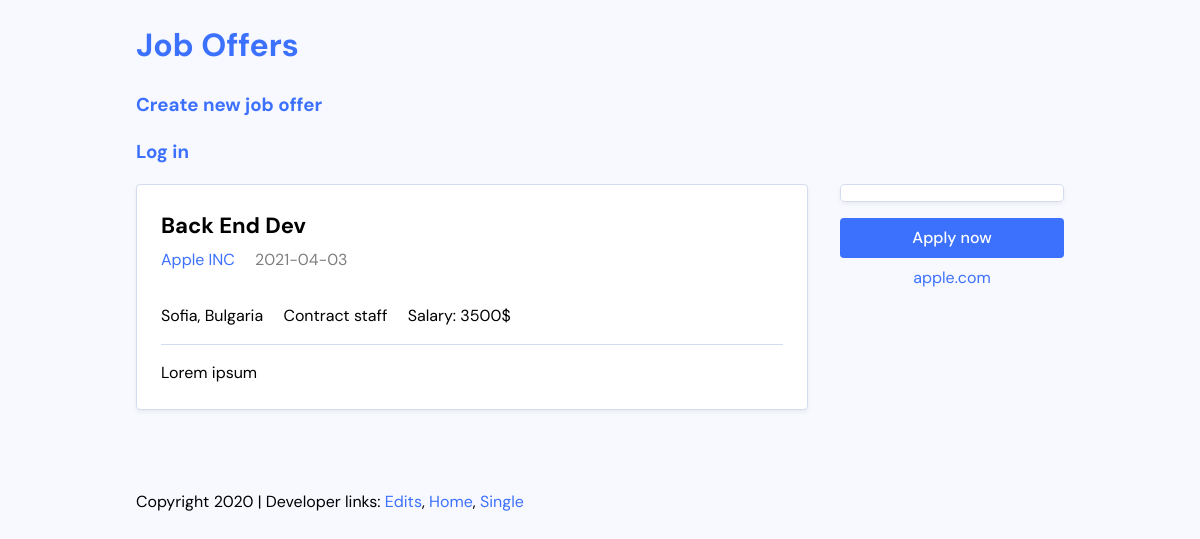
Page /job.php?id=6 on the committed database.
### tables this page shows
CREATE TABLE `jobs` (
  `id` int(11) NOT NULL,
  `title` text NOT NULL,
  `description` text NOT NULL,
  `company` text NOT NULL,
  `salary` decimal(10,0) NOT NULL,
  `date_posted` date NOT NULL DEFAULT current_timestamp(),
  `imageUrl` text NOT NULL,
  `websiteUrl` varchar(250) NOT NULL,
  `location` text NOT NULL,
  `position` text NOT NULL
);

### lib/Template.php (called while the page is built, shortened)
<?php class Template{
    protected $template;
    public function __construct($template){
        $this->template = $template;
    }
    public function __toString() {
        include basename($this->template);
        return ob_get_clean();
    }
}

### lib/Database.php (called while the page is built, shortened)
<?php
class Database{
    private $host = DB_HOST;
    private $user = DB_USER;
    private $pass = DB_PASS;
    private $dbname = DB_NAME;
    private $dbh;
    private $stmt;
    public function __construct(){
        $dsn = 'mysql:host'. $this->host .';dbname='. $this->dbname;
        $options = array(
            PDO::ATTR_PERSISTENT => true,
            PDO::ATTR_ERRMODE => PDO::ERRMODE_EXCEPTION
        );
        try{
            $this->dbh = new PDO($dsn, $this->user, $this->pass, $options);
        } catch(PDOException $e) {
            $this->error = $e->getMessage();
        }
    }
    public function query($query) {
        $this->stmt = $this->dbh->prepare($query);
    }
    public function bind($param, $value, $type = null) {
        if(is_null($type)) {
            switch(true){
                default:
                    $type = PDO::PARAM_STR;
            }
        }
        $this->stmt->bindValue($param, $value, $type);
    }
    public function execute() {
        return $this->stmt->execute();
    }
    public function single() {
        $this->execute();
        return $this->stmt->fetchAll(PDO::FETCH_OBJ);
    }
}

### lib/Job.php (called while the page is built, shortened)
<?php
class Job{
    private $db;
    public function __construct() {
        $this->db = new Database;
    }
    public function getJob($id){
        $this->db->query("SELECT * FROM  jobs_board.jobs WHERE id = :id");
			$this->db->bind(':id', $id);
			$row = $this->db->single();
			return $row;
    }
}

### templates/job-single.php (the view, shortened to what this page needs)
<?php include 'inc/header.php'; ?>
<div class="job-single">
			<main class="job-main">
				<div class="job-card">
					<div class="job-primary">
						<header class="job-header">
							<h2 class="job-title"><a href="#"><?php echo $job[0]->title; ?></a></h2>
							<div class="job-meta">
								<a class="meta-company" href="#"><?php echo $job[0]->company; ?></a>
								<span class="meta-date"><?php echo $job[0]->date_posted; ?></span>
							</div>
							<div class="job-details">
								<span class="job-location"><?php echo $job[0]->location; ?></span>
								<span class="job-type"><?php echo $job[0]->position; ?></span>
								<span class="job-type">Salary: <?php echo $job[0]->salary; ?>$</span>
							</div>
						</header>
						<div class="job-body">
							<p><?php echo $job[0]->description; ?></p>
						</div>
					</div>
				</div>
			</main>
			<aside class="job-secondary">
				<div class="job-logo">
					<div class="job-logo-box">
					</div>
				</div>
				<a href="#" class="button button-wide">Apply now</a>
				<a href="#"><?php echo $job[0]->websiteUrl; ?></a>
			</aside>
		</div>
<?php include 'inc/footer.php'; ?>

### templates/css/master.css (style rules this page uses)
html { line-height: 1.15; -webkit-text-size-adjust: 100%; }
body { margin: 0; }
main { display: block; }
a { background-color: transparent; }
html { -webkit-box-sizing: border-box; -moz-box-sizing: border-box; box-sizing: border-box; }
*, *:before, *:after { -webkit-box-sizing: inherit; -moz-box-sizing: inherit; box-sizing: inherit; }
:root { --color-base: #f8f9ff; --color-primary: #3c71fe; --color-separator: #d5dcef; --font-sans: "DM Sans", sans-serif; }
body { background: var(--color-base); font-family: var(--font-sans); line-height: 1.5; }
a { color: var(--color-primary); text-decoration: none; }
.job-card { margin: 0; padding: 1.5em; list-style: none; background: white; border: 1px solid var(--color-separator); border-radius: 0.25em; box-shadow: 0px 2px 4px rgba(0, 0, 0, 0.06); display: flex; }
.job-card .job-primary { flex: 1 1 auto; }
.job-card .job-title { margin: 0; font-size: 1.375em; margin-bottom: 0.25em; }
.job-card .job-title a { color: black; }
.job-card .job-details { margin-top: 2em; }
.job-card .job-type { margin-left: 1em; display: inline-block; }
.job-card .meta-date { opacity: 0.5; margin-left: 1em; }
.job-logo { flex: 0 0 12.5em; background: white; display: flex; align-items: stretch; justify-content: stretch; }
.job-logo-box { max-height: 7.875em; border: 1px solid var(--color-separator); border-radius: 0.25em; box-shadow: 0px 2px 4px rgba(0, 0, 0, 0.06); display: flex; align-items: center; justify-content: center; padding: 0.5em; width: 100%; }
.job-single { display: flex; }
.job-single .job-secondary { flex: 0 0 14em; margin-left: 2em; text-align: center; }
.job-single .job-secondary .button { margin-bottom: 0.5em; }
.job-single .job-main { flex: 1 1 auto; }
.job-single .job-body { margin-top: 1em; padding-top: 1em; border-top: 1px solid var(--color-separator); }
.job-single .job-body p:first-child { margin-top: 0; }
.job-single .job-body p:last-child { margin-bottom: 0; }
.job-single .job-logo { margin-bottom: 1em; }
.button { padding: 0.5em 0.75em; border-radius: 0.25em; background: var(--color-primary); color: white; font-weight: 500; text-align: center; display: inline-block; }
.button-wide { width: 100%; }

### rows in the picture
jobs: title "Back End Dev", company "Apple INC", date_posted "2021-04-03", location "Sofia, Bulgaria", position "Contract staff", salary "3500", description "Lorem ipsum", websiteUrl "apple.com"
